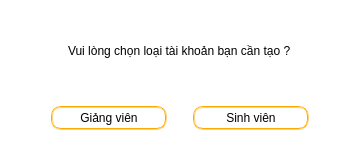
<?xml version="1.0" encoding="UTF-8"?>
<ui version="4.0">
 <class>TeacherOrStudent</class>
 <widget class="QWidget" name="TeacherOrStudent">
  <property name="windowModality">
   <enum>Qt::NonModal</enum>
  </property>
  <property name="geometry">
   <rect>
    <x>0</x>
    <y>0</y>
    <width>360</width>
    <height>150</height>
   </rect>
  </property>
  <property name="sizePolicy">
   <sizepolicy hsizetype="Fixed" vsizetype="Fixed">
    <horstretch>0</horstretch>
    <verstretch>0</verstretch>
   </sizepolicy>
  </property>
  <property name="minimumSize">
   <size>
    <width>360</width>
    <height>150</height>
   </size>
  </property>
  <property name="maximumSize">
   <size>
    <width>394</width>
    <height>150</height>
   </size>
  </property>
  <property name="focusPolicy">
   <enum>Qt::StrongFocus</enum>
  </property>
  <property name="windowTitle">
   <string>Giảng Viên - Sinh Viên</string>
  </property>
  <property name="windowIcon">
   <iconset resource="image.qrc">
    <normaloff>:/classname_standard.png</normaloff>:/classname_standard.png</iconset>
  </property>
  <property name="styleSheet">
   <string notr="true">background-color: rgb(255, 255, 255);
font : 8pt &quot;Courier&quot;</string>
  </property>
  <layout class="QHBoxLayout" name="horizontalLayout_2">
   <item>
    <layout class="QVBoxLayout" name="verticalLayout">
     <item>
      <spacer name="verticalSpacer">
       <property name="orientation">
        <enum>Qt::Vertical</enum>
       </property>
       <property name="sizeType">
        <enum>QSizePolicy::Fixed</enum>
       </property>
       <property name="sizeHint" stdset="0">
        <size>
         <width>20</width>
         <height>20</height>
        </size>
       </property>
      </spacer>
     </item>
     <item alignment="Qt::AlignHCenter|Qt::AlignVCenter">
      <widget class="QLabel" name="label">
       <property name="sizePolicy">
        <sizepolicy hsizetype="Fixed" vsizetype="Fixed">
         <horstretch>0</horstretch>
         <verstretch>0</verstretch>
        </sizepolicy>
       </property>
       <property name="text">
        <string>Vui lòng chọn loại tài khoản bạn cần tạo ?</string>
       </property>
      </widget>
     </item>
     <item>
      <spacer name="verticalSpacer_2">
       <property name="orientation">
        <enum>Qt::Vertical</enum>
       </property>
       <property name="sizeType">
        <enum>QSizePolicy::Fixed</enum>
       </property>
       <property name="sizeHint" stdset="0">
        <size>
         <width>20</width>
         <height>20</height>
        </size>
       </property>
      </spacer>
     </item>
     <item>
      <layout class="QHBoxLayout" name="horizontalLayout">
       <item>
        <spacer name="horizontalSpacer_2">
         <property name="orientation">
          <enum>Qt::Horizontal</enum>
         </property>
         <property name="sizeType">
          <enum>QSizePolicy::Fixed</enum>
         </property>
         <property name="sizeHint" stdset="0">
          <size>
           <width>40</width>
           <height>20</height>
          </size>
         </property>
        </spacer>
       </item>
       <item alignment="Qt::AlignHCenter|Qt::AlignVCenter">
        <widget class="QPushButton" name="pushButton_teacher">
         <property name="sizePolicy">
          <sizepolicy hsizetype="Fixed" vsizetype="Fixed">
           <horstretch>0</horstretch>
           <verstretch>0</verstretch>
          </sizepolicy>
         </property>
         <property name="focusPolicy">
          <enum>Qt::NoFocus</enum>
         </property>
         <property name="styleSheet">
          <string notr="true">QPushButton
{
	background-color:white;
	border : 2px groove rgb(255, 170, 0);
	border-radius : 10px;
	height : 20;
	width : 120;
}
QPushButton:hover
{
	background-color: rgb(255, 170, 0);
	border:2px groove rgb(68, 68, 68);
}</string>
         </property>
         <property name="text">
          <string>Giảng viên</string>
         </property>
         <property name="autoDefault">
          <bool>true</bool>
         </property>
         <property name="default">
          <bool>false</bool>
         </property>
        </widget>
       </item>
       <item>
        <spacer name="horizontalSpacer_3">
         <property name="orientation">
          <enum>Qt::Horizontal</enum>
         </property>
         <property name="sizeType">
          <enum>QSizePolicy::Fixed</enum>
         </property>
         <property name="sizeHint" stdset="0">
          <size>
           <width>20</width>
           <height>20</height>
          </size>
         </property>
        </spacer>
       </item>
       <item alignment="Qt::AlignHCenter|Qt::AlignVCenter">
        <widget class="QPushButton" name="pushButton_student">
         <property name="sizePolicy">
          <sizepolicy hsizetype="Fixed" vsizetype="Fixed">
           <horstretch>0</horstretch>
           <verstretch>0</verstretch>
          </sizepolicy>
         </property>
         <property name="focusPolicy">
          <enum>Qt::NoFocus</enum>
         </property>
         <property name="styleSheet">
          <string notr="true">QPushButton
{
	background-color:white;
	border : 2px groove rgb(255, 170, 0);
	border-radius : 10px;
	height : 20;
	width : 120;
}
QPushButton:hover
{
	background-color: rgb(255, 170, 0);
	border:2px groove rgb(68, 68, 68);
}
</string>
         </property>
         <property name="text">
          <string>Sinh viên</string>
         </property>
         <property name="autoDefault">
          <bool>true</bool>
         </property>
         <property name="default">
          <bool>false</bool>
         </property>
        </widget>
       </item>
       <item>
        <spacer name="horizontalSpacer">
         <property name="orientation">
          <enum>Qt::Horizontal</enum>
         </property>
         <property name="sizeType">
          <enum>QSizePolicy::Fixed</enum>
         </property>
         <property name="sizeHint" stdset="0">
          <size>
           <width>40</width>
           <height>20</height>
          </size>
         </property>
        </spacer>
       </item>
      </layout>
     </item>
    </layout>
   </item>
  </layout>
 </widget>
 <resources>
  <include location="image.qrc"/>
 </resources>
 <connections/>
</ui>
